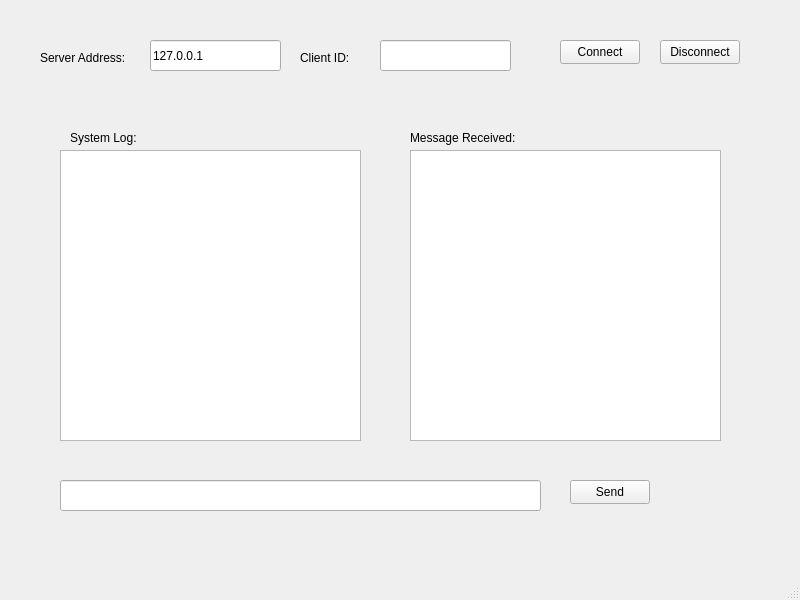
<?xml version="1.0" encoding="UTF-8"?>
<ui version="4.0">
 <class>MainWindow</class>
 <widget class="QMainWindow" name="MainWindow">
  <property name="geometry">
   <rect>
    <x>0</x>
    <y>0</y>
    <width>800</width>
    <height>600</height>
   </rect>
  </property>
  <property name="windowTitle">
   <string>MainWindow</string>
  </property>
  <widget class="QWidget" name="centralwidget">
   <widget class="QLineEdit" name="serverAddressLineEdit">
    <property name="geometry">
     <rect>
      <x>150</x>
      <y>40</y>
      <width>131</width>
      <height>31</height>
     </rect>
    </property>
    <property name="inputMask">
     <string>000.0.0.0</string>
    </property>
    <property name="text">
     <string>127.0.0.1</string>
    </property>
   </widget>
   <widget class="QLineEdit" name="clientIdLineEdit">
    <property name="geometry">
     <rect>
      <x>380</x>
      <y>40</y>
      <width>131</width>
      <height>31</height>
     </rect>
    </property>
   </widget>
   <widget class="QPushButton" name="connectButton">
    <property name="geometry">
     <rect>
      <x>560</x>
      <y>40</y>
      <width>80</width>
      <height>24</height>
     </rect>
    </property>
    <property name="text">
     <string>Connect</string>
    </property>
   </widget>
   <widget class="QPushButton" name="disconnectButton">
    <property name="geometry">
     <rect>
      <x>660</x>
      <y>40</y>
      <width>80</width>
      <height>24</height>
     </rect>
    </property>
    <property name="text">
     <string>Disconnect</string>
    </property>
   </widget>
   <widget class="QLabel" name="label">
    <property name="geometry">
     <rect>
      <x>410</x>
      <y>130</y>
      <width>121</width>
      <height>16</height>
     </rect>
    </property>
    <property name="text">
     <string>Message Received:</string>
    </property>
   </widget>
   <widget class="QLabel" name="label_2">
    <property name="geometry">
     <rect>
      <x>300</x>
      <y>50</y>
      <width>49</width>
      <height>16</height>
     </rect>
    </property>
    <property name="text">
     <string>Client ID:</string>
    </property>
   </widget>
   <widget class="QLabel" name="label_3">
    <property name="geometry">
     <rect>
      <x>40</x>
      <y>50</y>
      <width>111</width>
      <height>16</height>
     </rect>
    </property>
    <property name="text">
     <string>Server Address:</string>
    </property>
   </widget>
   <widget class="QLabel" name="label_4">
    <property name="geometry">
     <rect>
      <x>70</x>
      <y>130</y>
      <width>131</width>
      <height>16</height>
     </rect>
    </property>
    <property name="text">
     <string>System Log:</string>
    </property>
   </widget>
   <widget class="QTextBrowser" name="systemLogBrowser">
    <property name="geometry">
     <rect>
      <x>60</x>
      <y>150</y>
      <width>301</width>
      <height>291</height>
     </rect>
    </property>
   </widget>
   <widget class="QTextBrowser" name="messageReceivedBrowser">
    <property name="geometry">
     <rect>
      <x>410</x>
      <y>150</y>
      <width>311</width>
      <height>291</height>
     </rect>
    </property>
   </widget>
   <widget class="QPushButton" name="sendButton">
    <property name="geometry">
     <rect>
      <x>570</x>
      <y>480</y>
      <width>80</width>
      <height>24</height>
     </rect>
    </property>
    <property name="text">
     <string>Send</string>
    </property>
   </widget>
   <widget class="QLineEdit" name="textToSendTextEdit">
    <property name="geometry">
     <rect>
      <x>60</x>
      <y>480</y>
      <width>481</width>
      <height>31</height>
     </rect>
    </property>
    <property name="maxLength">
     <number>100</number>
    </property>
   </widget>
  </widget>
  <widget class="QMenuBar" name="menubar">
   <property name="geometry">
    <rect>
     <x>0</x>
     <y>0</y>
     <width>800</width>
     <height>21</height>
    </rect>
   </property>
  </widget>
  <widget class="QStatusBar" name="statusbar"/>
 </widget>
 <resources/>
 <connections/>
</ui>
